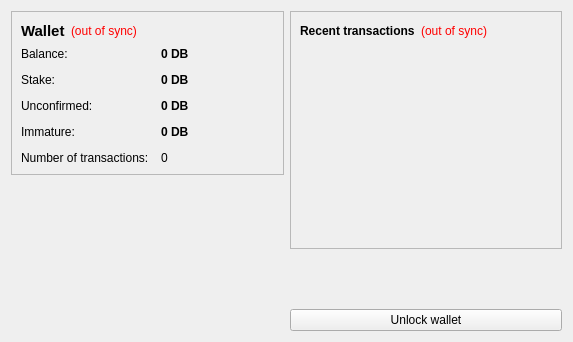
<?xml version="1.0" encoding="UTF-8"?>
<ui version="4.0">
 <class>OverviewPage</class>
 <widget class="QWidget" name="OverviewPage">
  <property name="geometry">
   <rect>
    <x>0</x>
    <y>0</y>
    <width>573</width>
    <height>342</height>
   </rect>
  </property>
  <property name="windowTitle">
   <string>Form</string>
  </property>
  <layout class="QHBoxLayout" name="horizontalLayout" stretch="1,1">
   <item>
    <layout class="QVBoxLayout" name="verticalLayout_2">
     <item>
      <widget class="QFrame" name="frame">
       <property name="frameShape">
        <enum>QFrame::StyledPanel</enum>
       </property>
       <property name="frameShadow">
        <enum>QFrame::Raised</enum>
       </property>
       <layout class="QVBoxLayout" name="verticalLayout_4">
        <item>
         <layout class="QHBoxLayout" name="horizontalLayout_4">
          <item>
           <widget class="QLabel" name="label_5">
            <property name="font">
             <font>
              <pointsize>11</pointsize>
              <weight>75</weight>
              <bold>true</bold>
             </font>
            </property>
            <property name="text">
             <string>Wallet</string>
            </property>
           </widget>
          </item>
          <item>
           <widget class="QLabel" name="labelWalletStatus">
            <property name="toolTip">
             <string>The displayed information may be out of date. Your wallet automatically synchronizes with the DistroBlitz network after a connection is established, but this process has not completed yet.</string>
            </property>
            <property name="styleSheet">
             <string notr="true">QLabel { color: red; }</string>
            </property>
            <property name="text">
             <string notr="true">(out of sync)</string>
            </property>
            <property name="alignment">
             <set>Qt::AlignLeading|Qt::AlignLeft|Qt::AlignVCenter</set>
            </property>
           </widget>
          </item>
          <item>
           <spacer name="horizontalSpacer_2">
            <property name="orientation">
             <enum>Qt::Horizontal</enum>
            </property>
            <property name="sizeHint" stdset="0">
             <size>
              <width>40</width>
              <height>20</height>
             </size>
            </property>
           </spacer>
          </item>
         </layout>
        </item>
        <item>
         <layout class="QFormLayout" name="formLayout_2">
          <property name="fieldGrowthPolicy">
           <enum>QFormLayout::AllNonFixedFieldsGrow</enum>
          </property>
          <property name="horizontalSpacing">
           <number>12</number>
          </property>
          <property name="verticalSpacing">
           <number>12</number>
          </property>
          <item row="0" column="0">
           <widget class="QLabel" name="label">
            <property name="text">
             <string>Balance:</string>
            </property>
           </widget>
          </item>
          <item row="0" column="1">
           <widget class="QLabel" name="labelBalance">
            <property name="font">
             <font>
              <weight>75</weight>
              <bold>true</bold>
             </font>
            </property>
            <property name="cursor">
             <cursorShape>IBeamCursor</cursorShape>
            </property>
            <property name="toolTip">
             <string>Your current balance</string>
            </property>
            <property name="text">
             <string notr="true">0 DB</string>
            </property>
            <property name="textInteractionFlags">
             <set>Qt::LinksAccessibleByMouse|Qt::TextSelectableByKeyboard|Qt::TextSelectableByMouse</set>
            </property>
           </widget>
          </item>
          <item row="1" column="0">
           <widget class="QLabel" name="label_6">
            <property name="text">
             <string>Stake:</string>
            </property>
           </widget>
          </item>
          <item row="1" column="1">
           <widget class="QLabel" name="labelStake">
            <property name="font">
             <font>
              <weight>75</weight>
              <bold>true</bold>
             </font>
            </property>
            <property name="cursor">
             <cursorShape>IBeamCursor</cursorShape>
            </property>
            <property name="toolTip">
             <string>Total of coins that was staked, and do not yet count toward the current balance</string>
            </property>
            <property name="text">
             <string notr="true">0 DB</string>
            </property>
            <property name="textInteractionFlags">
             <set>Qt::LinksAccessibleByMouse|Qt::TextSelectableByKeyboard|Qt::TextSelectableByMouse</set>
            </property>
           </widget>
          </item>
          <item row="2" column="0">
           <widget class="QLabel" name="label_3">
            <property name="text">
             <string>Unconfirmed:</string>
            </property>
           </widget>
          </item>
          <item row="2" column="1">
           <widget class="QLabel" name="labelUnconfirmed">
            <property name="font">
             <font>
              <weight>75</weight>
              <bold>true</bold>
             </font>
            </property>
            <property name="cursor">
             <cursorShape>IBeamCursor</cursorShape>
            </property>
            <property name="toolTip">
             <string>Total of transactions that have yet to be confirmed, and do not yet count toward the current balance</string>
            </property>
            <property name="text">
             <string notr="true">0 DB</string>
            </property>
            <property name="textInteractionFlags">
             <set>Qt::LinksAccessibleByMouse|Qt::TextSelectableByKeyboard|Qt::TextSelectableByMouse</set>
            </property>
           </widget>
          </item>
          <item row="3" column="0">
           <widget class="QLabel" name="labelImmatureText">
            <property name="text">
             <string>Immature:</string>
            </property>
           </widget>
          </item>
          <item row="3" column="1">
           <widget class="QLabel" name="labelImmature">
            <property name="font">
             <font>
              <weight>75</weight>
              <bold>true</bold>
             </font>
            </property>
            <property name="toolTip">
             <string>Mined balance that has not yet matured</string>
            </property>
            <property name="text">
             <string notr="true">0 DB</string>
            </property>
            <property name="textInteractionFlags">
             <set>Qt::LinksAccessibleByMouse|Qt::TextSelectableByKeyboard|Qt::TextSelectableByMouse</set>
            </property>
           </widget>
          </item>
          <item row="4" column="0">
           <widget class="QLabel" name="label_2">
            <property name="text">
             <string>Number of transactions:</string>
            </property>
           </widget>
          </item>
          <item row="4" column="1">
           <widget class="QLabel" name="labelNumTransactions">
            <property name="toolTip">
             <string>Total number of transactions in wallet</string>
            </property>
            <property name="text">
             <string notr="true">0</string>
            </property>
           </widget>
          </item>
         </layout>
        </item>
       </layout>
      </widget>
     </item>
     <item>
      <widget class="QLabel" name="label_6">
       <property name="text">
        <string/>
       </property>
       <property name="pixmap">
        <pixmap resource="../bitcoin.qrc">:/images/backg</pixmap>
       </property>
       <property name="scaledContents">
        <bool>false</bool>
       </property>
       <property name="alignment">
        <set>Qt::AlignCenter</set>
       </property>
       <property name="margin">
        <number>-2</number>
       </property>
      </widget>
     </item>
     <item>
      <spacer name="verticalSpacer">
       <property name="orientation">
        <enum>Qt::Vertical</enum>
       </property>
       <property name="sizeHint" stdset="0">
        <size>
         <width>20</width>
         <height>40</height>
        </size>
       </property>
      </spacer>
     </item>
    </layout>
   </item>
   <item>
    <layout class="QVBoxLayout" name="verticalLayout_3">
     <item>
      <widget class="QFrame" name="frame_2">
       <property name="frameShape">
        <enum>QFrame::StyledPanel</enum>
       </property>
       <property name="frameShadow">
        <enum>QFrame::Raised</enum>
       </property>
       <layout class="QVBoxLayout" name="verticalLayout">
        <item>
         <layout class="QHBoxLayout" name="horizontalLayout_2">
          <item>
           <widget class="QLabel" name="label_4">
            <property name="text">
             <string>&lt;b&gt;Recent transactions&lt;/b&gt;</string>
            </property>
           </widget>
          </item>
          <item>
           <widget class="QLabel" name="labelTransactionsStatus">
            <property name="toolTip">
             <string>The displayed information may be out of date. Your wallet automatically synchronizes with the DistroBlitz network after a connection is established, but this process has not completed yet.</string>
            </property>
            <property name="styleSheet">
             <string notr="true">QLabel { color: red; }</string>
            </property>
            <property name="text">
             <string notr="true">(out of sync)</string>
            </property>
            <property name="alignment">
             <set>Qt::AlignRight|Qt::AlignTrailing|Qt::AlignVCenter</set>
            </property>
           </widget>
          </item>
          <item>
           <spacer name="horizontalSpacer">
            <property name="orientation">
             <enum>Qt::Horizontal</enum>
            </property>
            <property name="sizeHint" stdset="0">
             <size>
              <width>40</width>
              <height>20</height>
             </size>
            </property>
           </spacer>
          </item>
         </layout>
        </item>
        <item>
         <widget class="QListView" name="listTransactions">
          <property name="styleSheet">
           <string notr="true">QListView { background: transparent; }</string>
          </property>
          <property name="frameShape">
           <enum>QFrame::NoFrame</enum>
          </property>
          <property name="verticalScrollBarPolicy">
           <enum>Qt::ScrollBarAlwaysOff</enum>
          </property>
          <property name="horizontalScrollBarPolicy">
           <enum>Qt::ScrollBarAlwaysOff</enum>
          </property>
          <property name="selectionMode">
           <enum>QAbstractItemView::NoSelection</enum>
          </property>
         </widget>
        </item>
       </layout>
      </widget>
     </item>
     <item>
      <spacer name="verticalSpacer_2">
       <property name="orientation">
        <enum>Qt::Vertical</enum>
       </property>
       <property name="sizeHint" stdset="0">
        <size>
         <width>20</width>
         <height>40</height>
        </size>
       </property>
      </spacer>
     </item>
     <item>
      <widget class="QPushButton" name="unlockWalletButton">
       <property name="text">
        <string>Unlock wallet</string>
       </property>
      </widget>
     </item>
    </layout>
   </item>
  </layout>
 </widget>
 <resources>
  <include location="../bitcoin.qrc"/>
 </resources>
 <connections/>
</ui>
